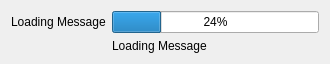
<?xml version="1.0" encoding="UTF-8"?>
<ui version="4.0">
 <class>ProgressViewWidget</class>
 <widget class="QWidget" name="ProgressViewWidget">
  <property name="geometry">
   <rect>
    <x>0</x>
    <y>0</y>
    <width>330</width>
    <height>58</height>
   </rect>
  </property>
  <property name="sizePolicy">
   <sizepolicy hsizetype="Preferred" vsizetype="Minimum">
    <horstretch>0</horstretch>
    <verstretch>0</verstretch>
   </sizepolicy>
  </property>
  <property name="windowTitle">
   <string>Form</string>
  </property>
  <layout class="QGridLayout" name="gridLayout">
   <item row="0" column="1">
    <widget class="QProgressBar" name="m_progressBar">
     <property name="value">
      <number>24</number>
     </property>
    </widget>
   </item>
   <item row="0" column="0">
    <widget class="QLabel" name="m_HorizonatlLabel">
     <property name="text">
      <string>Loading Message</string>
     </property>
    </widget>
   </item>
   <item row="1" column="1">
    <widget class="QLabel" name="m_VerticalLabel">
     <property name="sizePolicy">
      <sizepolicy hsizetype="Preferred" vsizetype="Minimum">
       <horstretch>0</horstretch>
       <verstretch>0</verstretch>
      </sizepolicy>
     </property>
     <property name="maximumSize">
      <size>
       <width>16777215</width>
       <height>16777215</height>
      </size>
     </property>
     <property name="text">
      <string>Loading Message</string>
     </property>
    </widget>
   </item>
  </layout>
 </widget>
 <resources/>
 <connections/>
</ui>
